Frame 1 (no input): blank canvas, image omitted
Frame 60 (the mouse pressed at the canvas centre just before this capture): blank canvas, image omitted
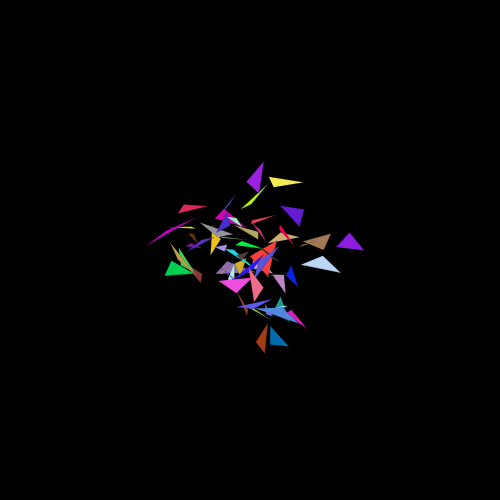
Frame 120 (the mouse held since frame 60 and released just before this capture)

The Processing sketch whose frames 1 and 60 were blank and that drew this single picture after the mouse press (run headless with seeded random() and noise(); from frame 60 on, the mouse is pressed at the canvas centre):

// Processing sketch: processing_66862
// ── processing_66862.pde

float x1, y1, x2, y2, x3, y3;

void setup() {
  smooth();
  size(500, 500);
  background(0);
}

void draw() {
  setTris();

  if (mousePressed==true)
  {
    drawTris();
  }
}
void keyPressed() {
  if (keyCode == ENTER)
  {
    background(0);
  }
}
void setTris() {
  x1=random(mouseX-random(100), mouseX+random(100));
  y1=random(mouseY-random(100), mouseY+random(100));
  x2=random(x1-random(mouseX/13, mouseX/10), x1+random(mouseX/12, mouseX/8));
  y2=random(y1-random(mouseY/16, mouseY/9), y1+random(mouseY/15, mouseY/9));
  x3=random(x1-random(mouseX/14, mouseX/7), x1+random(mouseX/13, mouseX/7));
  y3=random(y1-random(mouseY/13, mouseY/10), y1+random(mouseY/13, mouseY/9));
}

void drawTris() {
  strokeWeight(0.1);
  fill(random(256), random(256), random(256));
  triangle(x1, y1, x2, y2, x3, y3);
}
